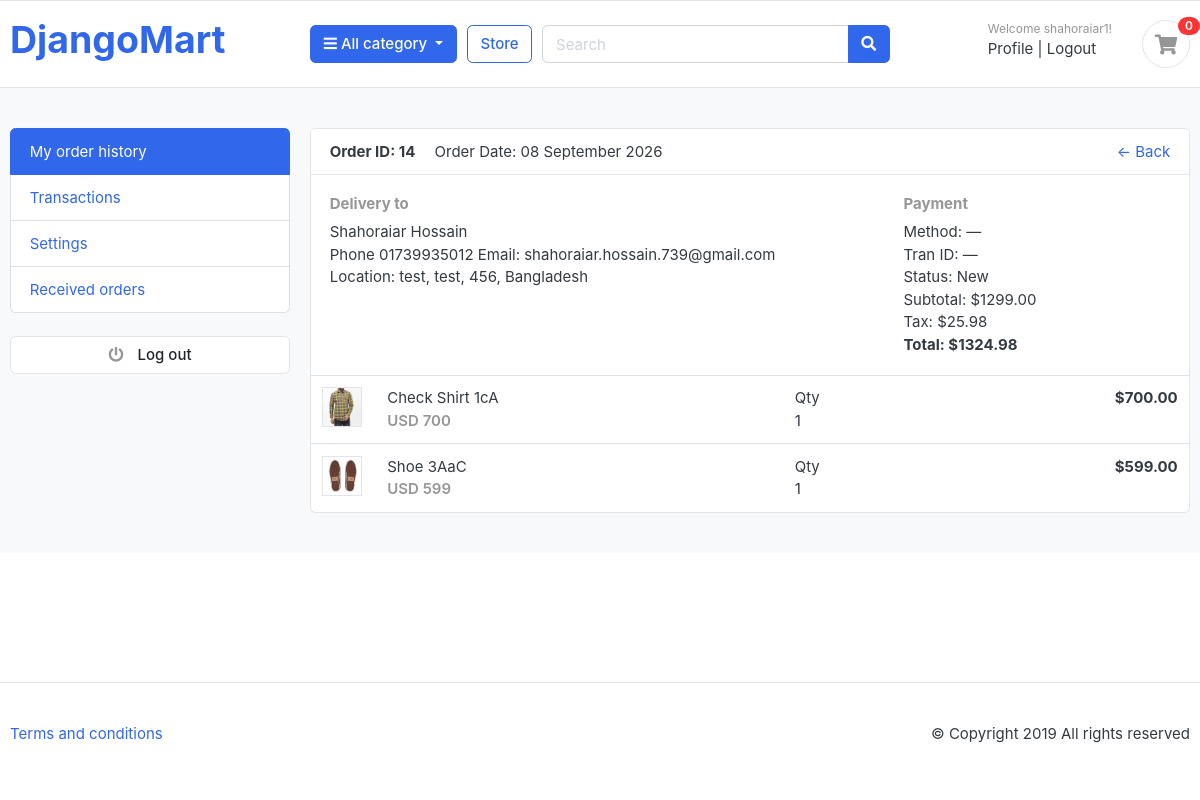
Screenshot of /account/orders/14/ (signed in) with the database file from the repository.
### orders/models.py (models this page shows, shortened)
class Order(models.Model):
    STATUS = (
        ('new', 'NEW'),
        ('accepted', 'ACCEPTED'),
        ('completed', 'COMPLETED'),
        ('cancelled', 'CANCELLED'),
    )
    user = models.ForeignKey(User, on_delete=models.CASCADE)
    payment = models.ForeignKey(Payment, on_delete=models.SET_NULL, blank=True, null=True)
    order_no = models.CharField(max_length=100)
    first_name = models.CharField(max_length=100)
    last_name = models.CharField(max_length=100)
    phone = models.CharField(max_length=100)
    email = models.EmailField(max_length=50)
    address_line1 = models.CharField(max_length=100)
    address_line2 = models.CharField(max_length=100, blank=True)
    country = models.CharField(max_length=100)
    state = models.CharField(max_length=100)
    city = models.CharField(max_length=100)
    order_note = models.CharField(max_length=100, blank=True)
    order_total = models.FloatField()
    tax = models.FloatField()
    status = models.CharField(max_length=30, choices=STATUS, default='new')
    ip = models.CharField(max_length=100, blank=True, null=True)
    is_ordered = models.BooleanField(default=False)
    created_at = models.DateTimeField(auto_now_add=True)
    def full_name(self):
        return f'{self.first_name} {self.last_name}'.strip()
    def full_address(self):
        parts = [self.address_line1, self.address_line2, self.city, self.state, self.country]
        return ', '.join(p for p in parts if p)
    def subtotal(self):
        return max(self.order_total - self.tax, 0)

class OrderProduct(models.Model):
    order = models.ForeignKey(Order, on_delete=models.CASCADE, related_name='order_products')
    payment = models.ForeignKey(Payment, on_delete=models.SET_NULL, null=True, blank=True)
    user = models.ForeignKey(User, on_delete=models.CASCADE)
    product = models.ForeignKey(Product, on_delete=models.CASCADE)
    quantity = models.IntegerField()
    ordered = models.BooleanField(default=False)
    created = models.DateTimeField(auto_now_add=True)
    def line_total(self):
        return self.product.price * self.quantity

### category/models.py (models this page shows, shortened)
class Product(models.Model) :
    product_name = models.CharField(max_length=100 , unique= True)
    slug = models.SlugField(max_length=255 , unique=True)
    description = models.TextField(max_length=500 , blank = True)
    price = models.IntegerField()
    image = models.ImageField(upload_to='photos/products')
    stock = models.IntegerField()
    is_available = models.BooleanField(default=True)
    category = models.ForeignKey(Category,on_delete=models.CASCADE)
    created_date = models.DateTimeField(auto_now_add=True)
    modified_date = models.DateTimeField(auto_now=True)

### accounts/views.py (the view)
# urls.py: path('orders/<int:order_id>/', views.order_detail, name='order_detail'),
@login_required(login_url='signin')
def order_detail(request, order_id):
    order = get_object_or_404(
        Order.objects.select_related('payment').prefetch_related('order_products__product'),
        id=order_id,
        is_ordered=True,
    )
    if order.user_id != request.user.id and not request.user.is_staff:
        return redirect('profile')
    return render(request, 'accounts/order_detail.html', {
        'order': order,
        'active_tab': 'orders',
    })

### Django_Mart/context_processors.py (called while the page is built)
def cart_items(request):
    session_id = request.session.session_key
    cart_item = None
    if request.user.is_authenticated:
        cart_item = CartItem.objects.filter(user=request.user)
    else:
        cart_id = Cart.objects.filter(cart_id=session_id).exists()
        if cart_id:
            modelid = Cart.objects.get(cart_id=session_id)
            cart_item = CartItem.objects.filter(cart=modelid)
    return {'cart_item': cart_item}

def category_name(request) :
    categories = Category.objects.all()
    return {'categories': categories}

### accounts/templates/accounts/order_detail.html
{% extends "base.html" %}
{% load static %}
{% block navbar %}
<section class="section-conten padding-y bg">
  <div class="container">
    <div class="row">
      <aside class="col-md-3">
        {% include "accounts/_dashboard_sidebar.html" %}
      </aside>
      <main class="col-md-9">
        <article class="card">
          <header class="card-header">
            <strong class="d-inline-block mr-3">Order ID: {{ order.order_no }}</strong>
            <span>Order Date: {{ order.created_at|date:"d F Y" }}</span>
            <a href="{% url 'profile' %}" class="float-right">← Back</a>
          </header>
          <div class="card-body">
            <div class="row">
              <div class="col-md-8">
                <h6 class="text-muted">Delivery to</h6>
                <p>
                  {{ order.full_name }} <br>
                  Phone {{ order.phone }} Email: {{ order.email }} <br>
                  Location: {{ order.full_address }}
                </p>
              </div>
              <div class="col-md-4">
                <h6 class="text-muted">Payment</h6>
                <p>
                  Method: {{ order.payment.payment_method|default:"—" }} <br>
                  Tran ID: {{ order.payment.payment_id|default:"—" }} <br>
                  Status: {{ order.payment.status|default:order.status }} <br>
                  Subtotal: ${{ order.subtotal|floatformat:2 }} <br>
                  Tax: ${{ order.tax|floatformat:2 }} <br>
                  <strong>Total: ${{ order.order_total|floatformat:2 }}</strong>
                </p>
              </div>
            </div>
          </div>
          <div class="table-responsive">
            <table class="table table-hover mb-0">
              {% for item in order.order_products.all %}
              <tr>
                <td width="65">
                  {% if item.product.image %}
                    <img src="{{ item.product.image.url }}" class="img-xs border" alt="">
                  {% endif %}
                </td>
                <td>
                  <p class="title mb-0">{{ item.product.product_name }}</p>
                  <var class="price text-muted">USD {{ item.product.price }}</var>
                </td>
                <td>Qty<br>{{ item.quantity }}</td>
                <td class="text-right"><strong>${{ item.line_total|floatformat:2 }}</strong></td>
              </tr>
              {% endfor %}
            </table>
          </div>
        </article>
      </main>
    </div>
  </div>
</section>
{% endblock navbar %}

### templates/base.html (shortened to what this page needs)
<!DOCTYPE html>
{% load static %}
<html lang="en">
<head>
  <link href="{% static 'css/bootstrap.css' %}" rel="stylesheet" type="text/css" />
  <link href="{% static 'fonts/fontawesome/css/all.min.css' %}" type="text/css" rel="stylesheet" />
  <link href="{% static 'css/ui.css' %}" rel="stylesheet" type="text/css" />
  <link href="{% static 'css/responsive.css' %}" rel="stylesheet" media="only screen and (max-width: 1200px)" />
</head>
<body>
  <header class="section-header">
    <section class="header-main border-bottom">
      <div class="container">
        <div class="row align-items-center">
          <div class="col-md-3 col-6">
            <a href="{% url 'home' %}" class="brand-wrap">
              <h1>DjangoMart</h1>
            </a>
          </div>
          <div class="col-lg col-sm col-md col-6 flex-grow-0">
            <div class="category-wrap dropdown d-inline-block float-right">
              <button type="button" class="btn btn-primary dropdown-toggle" data-toggle="dropdown">
                <i class="fa fa-bars"></i> All category
              </button>
            </div>
          </div>
          <a href="{% url 'store' %}" class="btn btn-outline-primary">Store</a>
          <div class="col-lg col-md-6 col-sm-12 col">
            <form action="{% url 'search' %}" method="get" class="search">
              <div class="input-group w-100">
                <input type="text" name="query" class="form-control" style="width: 60%" placeholder="Search" />
                <div class="input-group-append">
                  <button class="btn btn-primary" type="submit">
                    <i class="fa fa-search"></i>
                  </button>
                </div>
              </div>
            </form>
          </div>
          <div class="col-lg-3 col-sm-6 col-8 order-2 order-lg-3">
            <div class="d-flex justify-content-end mb-3 mb-lg-0">
              {% if user.is_authenticated %}
              <div class="widget-header">
                <small class="title text-muted">Welcome {{request.user.username}}!</small>
                <div>
                  <a href="{% url 'profile' %}"> Profile </a>
                  <span class="dark-transp"> | </span>
                  <a href="{% url 'logout' %}"> Logout </a>
                </div>
              </div>
              {% endif %}
              <a href="{% url 'cart' %}" class="widget-header pl-3 ml-3">
                <div class="icon icon-sm rounded-circle border">
                  <i class="fa fa-shopping-cart"></i>
                </div>
                <span class="badge badge-pill badge-danger notify">{{cart_item|length}}</span>
              </a>
            </div>
          </div>
        </div>
      </div>
    </section>
  </header>
  <div class="site-content">
    {% block navbar %}
    {% endblock navbar %}
  </div>
  <footer class="section-footer border-top padding-y">
    <div class="container">
      <p class="float-md-right">&copy Copyright 2019 All rights reserved</p>
      <p>
        <a href="#">Terms and conditions</a>
      </p>
    </div>
  </footer>
</body>
</html>

### static/css/ui.css (style rules this page uses)
html { font-family: "Inter", sans-serif; font-size: 15px; }
.icon-xs, .icon-sm, .icon-md, .icon-lg { display: inline-block; text-align: center; flex-shrink: 0; flex-grow: 0; }
.icon-sm { width: 48px; height: 48px; line-height: 48px !important; font-size: 20px; }
.img-xs, .img-sm, .img-md, .img-lg { -o-object-fit: cover; object-fit: cover; flex-shrink: 0; flex-grow: 0; }
.img-xs { width: 40px; height: 40px; }
.padding-y { padding-top: 40px; padding-bottom: 40px; }
var { font-style: normal; }
article:after, .form-group:after { display: block; clear: both; content: ""; }
.bg { background-color: #f8f9fa; }
p:last-child { margin-bottom: 0; }
.header-main { position: relative; padding-top: 1rem; padding-bottom: 1rem; }
.widget-header { display: inline-block; vertical-align: middle; position: relative; }
.widget-header a { color: #343a40; }
.widget-header i { color: #969696; }
.widget-header .title { display: block; }
.widget-header .notify { position: absolute; top: -3px; right: -10px; }
.notify { position: absolute; top: -4px; right: -10px; display: inline-block; padding: 0.25em 0.6em; font-size: 12px; line-height: 1; text-align: center; border-radius: 3rem; color: #fff; background-color: #fa3434; }
.price { font-weight: 600; color: #212529; }

### templates/base.html (style rules this page uses)
html, body { height: 100%; }
body { min-height: 100vh; display: flex; flex-direction: column; margin: 0; }
body > .site-content { flex: 1 0 auto; width: 100%; }
body > .section-footer { flex-shrink: 0; margin-top: auto; width: 100%; }

### rows the page displays
Order: order_no "14", created_at "08 September 2026", full_name "Shahoraiar Hossain", phone "01739935012", email "shahoraiar.hossain.739@gmail.com", full_address "test, test, 456, Bangladesh", payment.payment_method "—", payment.payment_id "—", payment.status "New", subtotal "1299.00", tax "25.98", order_total "1324.98"
OrderProduct: product.image (picture), product.product_name "Check Shirt 1cA", product.price "700", quantity "1", line_total "700.00"
OrderProduct: product.image (picture), product.product_name "Shoe 3AaC", product.price "599", quantity "1", line_total "599.00"

### other values shown
{{ request.user.username }} "shahoraiar1"
{{ cart_item|length }} "0"
